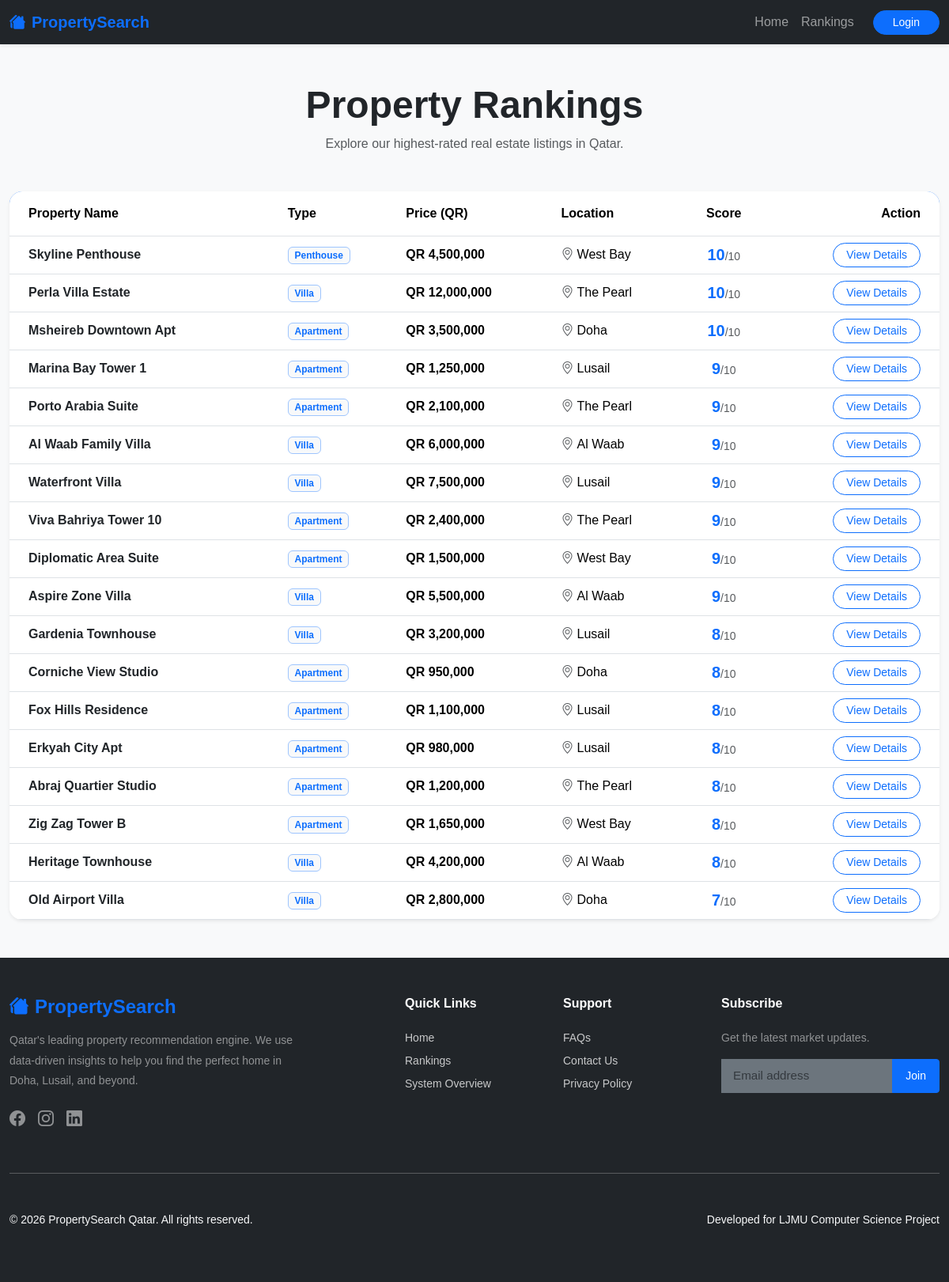
/ranking.php, run on the app's committed database.
### tables this page shows
CREATE TABLE `properties` (
  `property_id` int(11) NOT NULL,
  `name` varchar(255) NOT NULL,
  `type` varchar(50) NOT NULL,
  `price` int(11) NOT NULL,
  `location` varchar(255) NOT NULL,
  `description` text NOT NULL,
  `recommendation_score` int(3) NOT NULL,
  `average_rating` float NOT NULL,
  `image` varchar(255) DEFAULT NULL,
  `bedrooms` int(11) NOT NULL DEFAULT 0,
  `bathrooms` int(11) NOT NULL DEFAULT 0,
  `size` int(11) NOT NULL DEFAULT 0
);

### ranking.php (the view)
<?php
include 'header.php';
$query = "SELECT * FROM properties ORDER BY recommendation_score DESC";
$result = mysqli_query($conn, $query);
?>
<div class="container my-5">
    <div class="text-center mb-5">
        <h1 class="fw-bold display-5">Property Rankings</h1>
        <p class="text-muted">Explore our highest-rated real estate listings in Qatar.</p>
    </div>
    <div class="card shadow-sm border-0 rounded-4 overflow-hidden">
        <div class="table-responsive">
            <table class="table table-hover align-middle mb-0">
                <thead class="bg-primary text-white">
                    <tr>
                        <th class="ps-4 py-3">Property Name</th>
                        <th class="py-3">Type</th>
                        <th class="py-3">Price (QR)</th> <th class="py-3">Location</th>
                        <th class="py-3 text-center">Score</th> <th class="pe-4 py-3 text-end">Action</th>
                    </tr>
                </thead>
                <tbody>
                    <?php while($row = mysqli_fetch_assoc($result)): ?>
                    <tr>
                        <td class="ps-4 fw-bold text-dark"><?php echo htmlspecialchars($row['name']); ?></td>
                        <td><span class="badge bg-light text-primary border border-primary-subtle"><?php echo htmlspecialchars($row['type']); ?></span></td>
                        <td class="fw-semibold">QR <?php echo number_format($row['price']); ?></td>
                        <td><i class="bi bi-geo-alt text-muted me-1"></i><?php echo htmlspecialchars($row['location']); ?></td>
                        <td class="text-center">
                            <span class="fw-bold text-primary fs-5"><?php echo $row['recommendation_score']; ?></span><span class="text-muted small">/10</span>
                        </td>
                        <td class="pe-4 text-end">
                            <a href="property.php?id=<?php echo $row['property_id']; ?>" class="btn btn-outline-primary btn-sm rounded-pill px-3">
                                View Details
                            </a>
                        </td>
                    </tr>
                    <?php endwhile; ?>
                </tbody>
            </table>
        </div>
    </div>
</div>
<?php include 'footer.php'; ?>

### header.php (shortened to what this page needs)
<!DOCTYPE html>
<html lang="en">
<head>
    <link rel="stylesheet" href="assets/css/bootstrap.min.css">
    <link rel="stylesheet" href="assets/icons/bootstrap-icons.css">
    <link rel="stylesheet" href="assets/css/style.css">
</head>
<body class="bg-light">
<nav class="navbar navbar-expand-lg navbar-dark bg-dark sticky-top shadow-sm">
    <div class="container">
        <a class="navbar-brand fw-bold text-primary" href="index.php">
            <i class="bi bi-houses-fill me-2"></i>PropertySearch
        </a>
        <div class="collapse navbar-collapse" id="navbarNav">
            <ul class="navbar-nav ms-auto align-items-center">
                <li class="nav-item"><a class="nav-link" href="index.php">Home</a></li>
                <li class="nav-item"><a class="nav-link" href="ranking.php">Rankings</a></li>
                <?php if (isset($_SESSION['user_id'])): ?>
                    <li class="nav-item ms-lg-3">
                        <a href="logout.php" class="btn btn-outline-light btn-sm rounded-pill px-3">Logout</a>
                    </li>
                <?php else: ?>
                    <li class="nav-item ms-lg-3">
                        <a href="login.php" class="btn btn-primary btn-sm rounded-pill px-4">Login</a>
                    </li>
                <?php endif; ?>
            </ul>
        </div>
    </div>
</nav>

### footer.php (shortened to what this page needs)
<footer class="bg-dark text-white py-5 mt-5">
    <div class="container">
        <div class="row g-4">
            <div class="col-md-4">
                <h4 class="fw-bold text-primary mb-3"><i class="bi bi-houses-fill me-2"></i>PropertySearch</h4>
                <p class="text-white-50 small" style="line-height: 1.8;">
                    Qatar's leading property recommendation engine. We use data-driven insights to help you find the perfect home in Doha, Lusail, and beyond.
                </p>
                <div class="d-flex gap-3 mt-4">
                    <a href="#" class="text-white opacity-50 h5"><i class="bi bi-facebook"></i></a>
                    <a href="#" class="text-white opacity-50 h5"><i class="bi bi-instagram"></i></a>
                    <a href="#" class="text-white opacity-50 h5"><i class="bi bi-linkedin"></i></a>
                </div>
            </div>
            <div class="col-md-2 offset-md-1">
                <h6 class="fw-bold mb-4">Quick Links</h6>
                <ul class="list-unstyled small">
                    <li class="mb-2"><a href="index.php" class="text-white text-decoration-none opacity-75">Home</a></li>
                    <li class="mb-2"><a href="ranking.php" class="text-white text-decoration-none opacity-75">Rankings</a></li>
                    <li class="mb-2"><a href="overview.php" class="text-white text-decoration-none opacity-75">System Overview</a></li>
                </ul>
            </div>
            <div class="col-md-2">
                <h6 class="fw-bold mb-4">Support</h6>
                <ul class="list-unstyled small">
                    <li class="mb-2"><a href="faq.php" class="text-white text-decoration-none opacity-75">FAQs</a></li>
                    <li class="mb-2">
                        <a href="mailto:support@propertysearch.qa?subject=Property Inquiry" class="text-white text-decoration-none opacity-75">
                            Contact Us
                        </a>
                    </li>
                    <li class="mb-2"><a href="privacy.php" class="text-white text-decoration-none opacity-75">Privacy Policy</a></li>
                </ul>
            </div>
            <div class="col-md-3">
                <h6 class="fw-bold mb-4">Subscribe</h6>
                <p class="small text-white-50 mb-3">Get the latest market updates.</p>
                <form class="input-group mb-3">
                    <input type="email" class="form-control form-control-sm bg-secondary border-0 text-white" placeholder="Email address">
                    <button class="btn btn-primary btn-sm px-3" type="button">Join</button>
                </form>
            </div>
        </div>
        <hr class="my-5 opacity-10">
        <div class="row align-items-center">
            <div class="col-md-6 text-center text-md-start">
                <p class="small text-light mb-0">&copy; <?php echo date("Y"); ?> PropertySearch Qatar. All rights reserved.</p>
            </div>
            <div class="col-md-6 text-center text-md-end">
                <p class="small text-light mb-0">Developed for LJMU Computer Science Project</p>
            </div>
        </div>
    </div>
</footer>
</body>
</html>

### assets/css/style.css (style rules this page uses)
body { font-family: 'Arial', sans-serif; background-color: #f7f7f7; margin: 0; padding: 0; }
.container { max-width: 1200px; margin: 0 auto; }
.row { display: flex; justify-content: space-between; }
.col-md-6 { margin-bottom: 20px; }
.form-control { border-radius: 0 8px 8px 0; padding: 10px 15px; font-size: 0.95rem; }

### data on the page
properties: name "Skyline Penthouse", type "Penthouse", price "4,500,000", location "West Bay", recommendation_score "10"
properties: name "Perla Villa Estate", type "Villa", price "12,000,000", location "The Pearl", recommendation_score "10"
properties: name "Msheireb Downtown Apt", type "Apartment", price "3,500,000", location "Doha", recommendation_score "10"
properties: name "Marina Bay Tower 1", type "Apartment", price "1,250,000", location "Lusail", recommendation_score "9"
properties: name "Porto Arabia Suite", type "Apartment", price "2,100,000", location "The Pearl", recommendation_score "9"
properties: name "Al Waab Family Villa", type "Villa", price "6,000,000", location "Al Waab", recommendation_score "9"
properties: name "Waterfront Villa", type "Villa", price "7,500,000", location "Lusail", recommendation_score "9"
properties: name "Viva Bahriya Tower 10", type "Apartment", price "2,400,000", location "The Pearl", recommendation_score "9"
properties: name "Diplomatic Area Suite", type "Apartment", price "1,500,000", location "West Bay", recommendation_score "9"
properties: name "Aspire Zone Villa", type "Villa", price "5,500,000", location "Al Waab", recommendation_score "9"
properties: name "Gardenia Townhouse", type "Villa", price "3,200,000", location "Lusail", recommendation_score "8"
properties: name "Corniche View Studio", type "Apartment", price "950,000", location "Doha", recommendation_score "8"
properties: name "Fox Hills Residence", type "Apartment", price "1,100,000", location "Lusail", recommendation_score "8"
properties: name "Erkyah City Apt", type "Apartment", price "980,000", location "Lusail", recommendation_score "8"
properties: name "Abraj Quartier Studio", type "Apartment", price "1,200,000", location "The Pearl", recommendation_score "8"
properties: name "Zig Zag Tower B", type "Apartment", price "1,650,000", location "West Bay", recommendation_score "8"
properties: name "Heritage Townhouse", type "Villa", price "4,200,000", location "Al Waab", recommendation_score "8"
properties: name "Old Airport Villa", type "Villa", price "2,800,000", location "Doha", recommendation_score "7"
